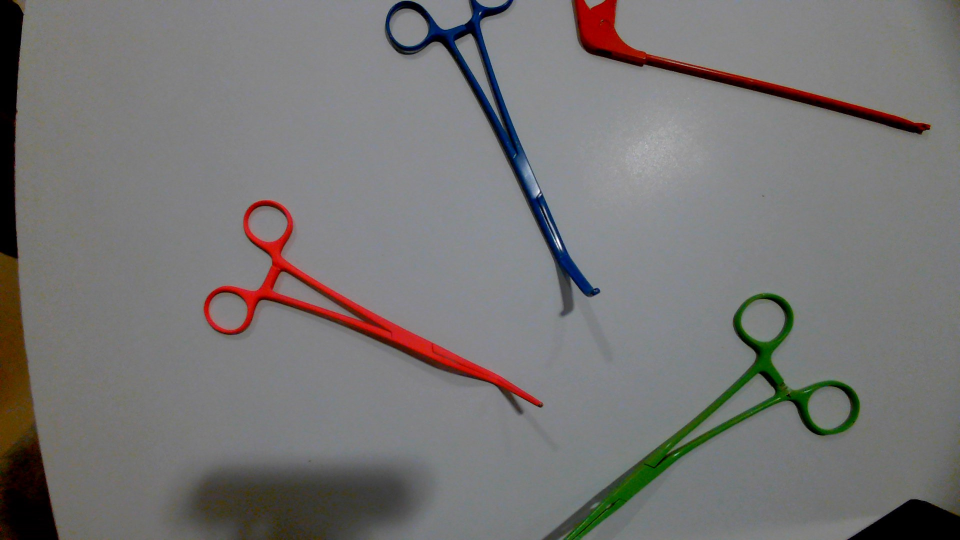
#> input picture Vision/Images/WIN_20240528_11_01_51_Pro.jpg, 1920 x 1080 px (shown at 1/2 size)
$ python -i frame.py   (imports and definitions only)
#> lines starting #> are read from the running program, lines starting #| are printed output that depends on the picture
import cv2 as cv
import numpy as np

from brick import Brick
from color import Color
from geometry_utils import GeometryUtils
from instrument import Instrument
from target import Target


class Frame:
    def __init__(self, img, width=0, height=0):
        self.img = img
        self.width = width
        self.height = height
        self.img = cv.resize(self.img, (width, height))
        self.gray_image = cv.cvtColor(self.img, cv.COLOR_BGR2GRAY)
        self.hsv_image = cv.cvtColor(self.img, cv.COLOR_BGR2HSV)
        self.contours, self.hierarchy = None, None
        self.instruments = []
        self.targets = []
        self.bricks = []

    # Draw the found contours on the image
    # [43 lines left out: functions draw_contours, find_instruments, find_children, draw_instruments, not called in this run]

    # Print the details of every found instrument
    def print_instruments(self):
        for instrument in self.instruments:
            print(instrument.__str__())

    # [39 lines left out: functions is_close_to_a_target, find_instrument_targets, find_targets, draw_targets, not called in this run]

    # Print details of targets
    def print_targets(self):
        for target in self.targets:
            print(target.__str__())

    # Check if the found contour is the right one by checking the color of the center
    # [29 lines left out: functions check_target_color, find_bricks, draw_bricks, not called in this run]

    # Print details of bricks
    def print_bricks(self):
        for brick in self.bricks:
            print(brick.__str__())

    # Show the resulting image
    def show(self):
        cv.imshow('Result', self.img)

>>> import cv2
>>> picture = cv2.imread('Images/WIN_20240528_11_01_51_Pro.jpg', cv2.IMREAD_GRAYSCALE)
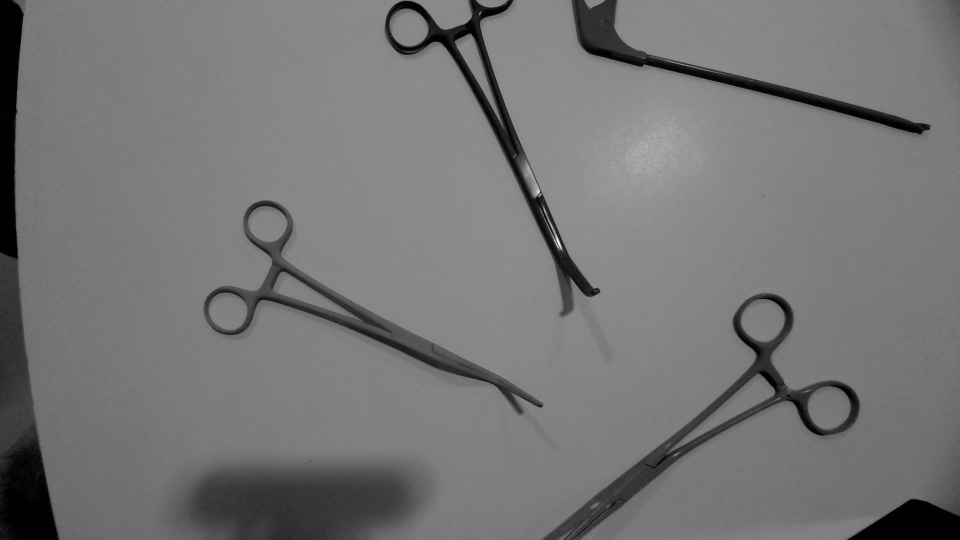
#> picture: shape (1080, 1920) (shown at 1/2 size); min 0, max 255, mean 117.2
>>> result = Frame(picture).find_bricks()
#> (the run stopped early here; a loop or call above may not have finished)

$ run again, on Vision/Images/WIN_20240528_11_02_06_Pro.jpg
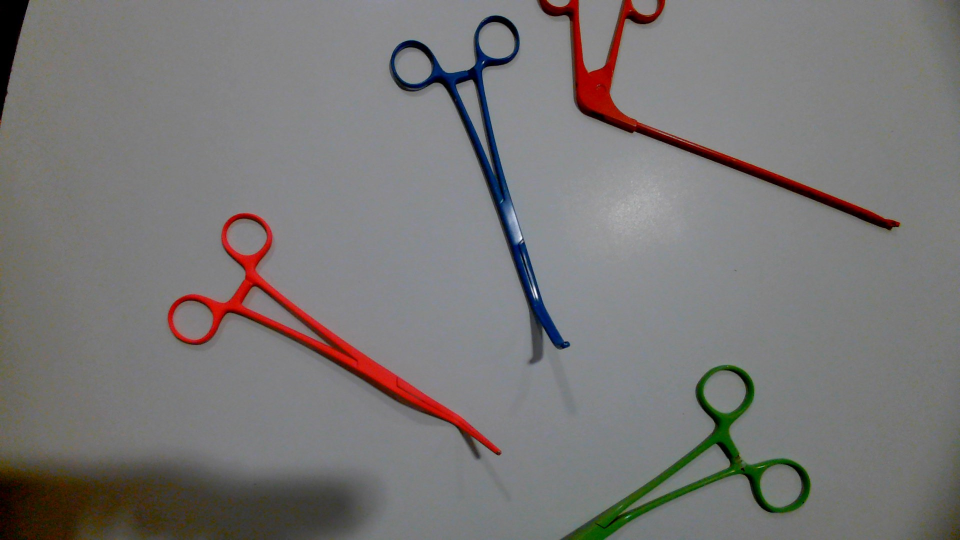
#> input picture Vision/Images/WIN_20240528_11_02_06_Pro.jpg, 1920 x 1080 px (shown at 1/2 size)
#> `picture = cv2.imread('Images/WIN_20240528_11_01_51_Pro.jpg', cv2.IMREA..`:
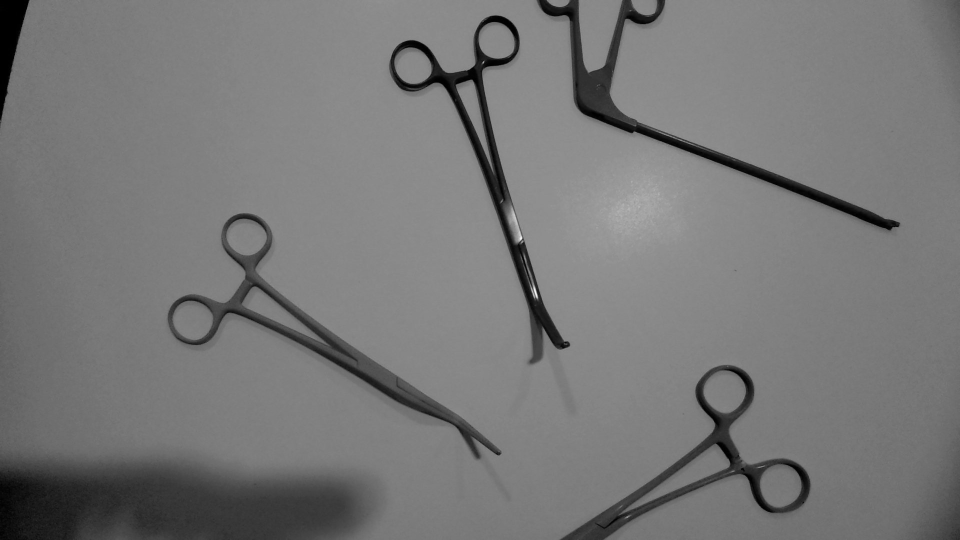
#> picture: shape (1080, 1920) (shown at 1/2 size); min 0, max 255, mean 119.1

$ run again, on Vision/Images/WIN_20240528_11_02_13_Pro.jpg
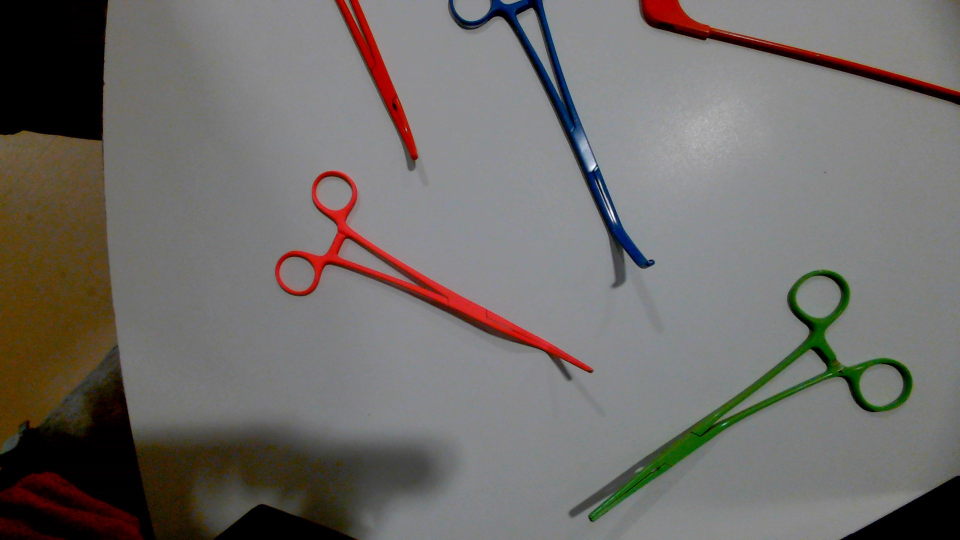
#> input picture Vision/Images/WIN_20240528_11_02_13_Pro.jpg, 1920 x 1080 px (shown at 1/2 size)
#> `picture = cv2.imread('Images/WIN_20240528_11_01_51_Pro.jpg', cv2.IMREA..`:
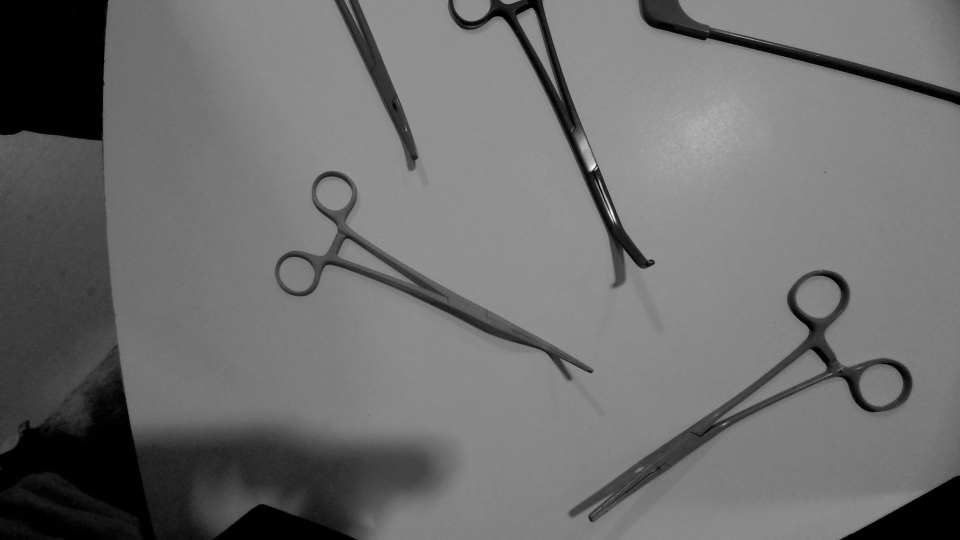
#> picture: shape (1080, 1920) (shown at 1/2 size); min 0, max 255, mean 109.7

$ run again, on Vision/Images/WIN_20240528_11_02_42_Pro.jpg
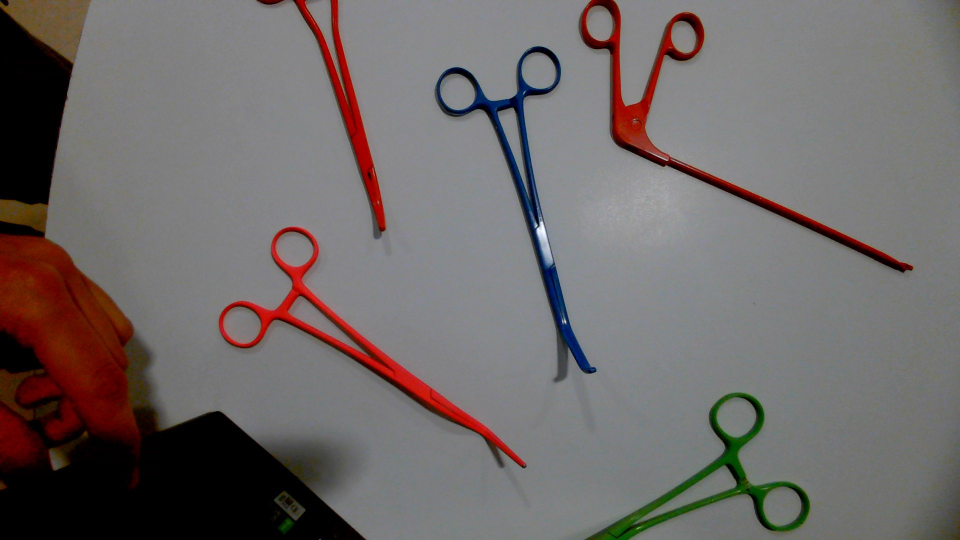
#> input picture Vision/Images/WIN_20240528_11_02_42_Pro.jpg, 1920 x 1080 px (shown at 1/2 size)
#> `picture = cv2.imread('Images/WIN_20240528_11_01_51_Pro.jpg', cv2.IMREA..`:
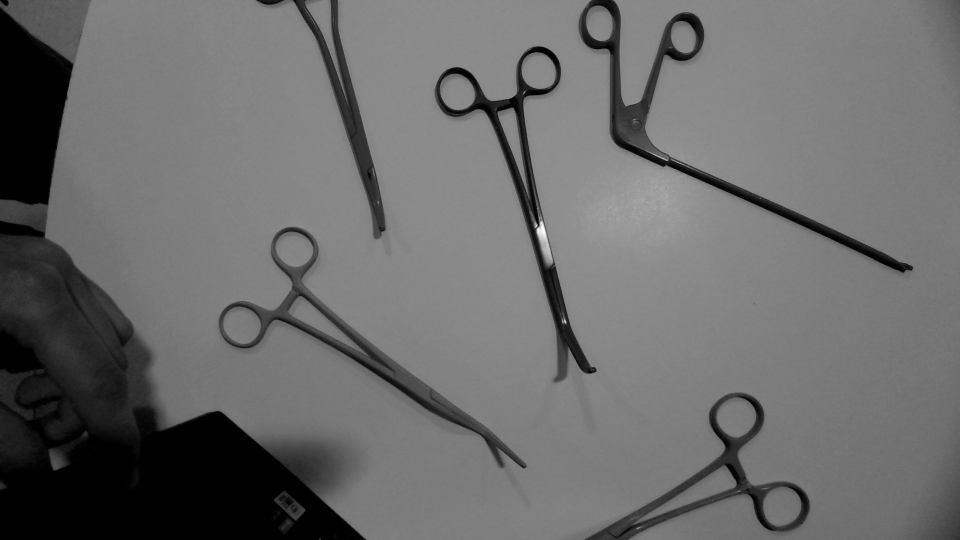
#> picture: shape (1080, 1920) (shown at 1/2 size); min 0, max 255, mean 106.9
